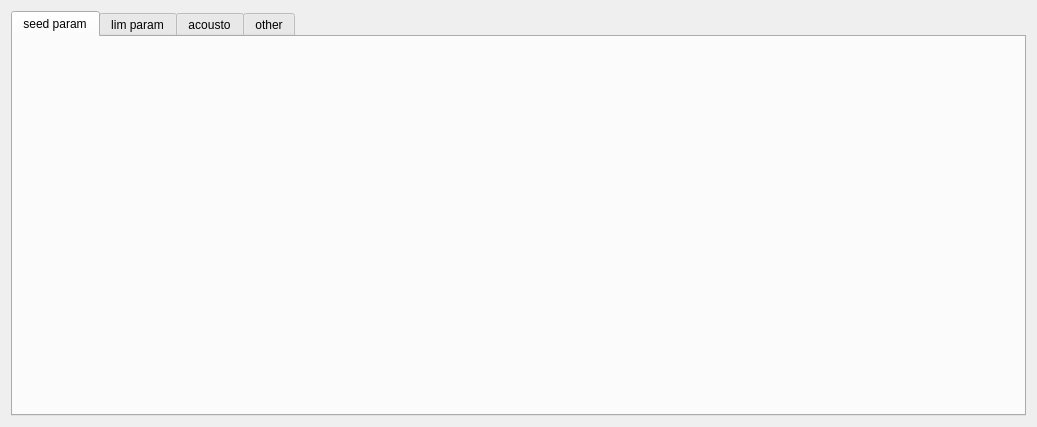
<?xml version="1.0" encoding="UTF-8"?>
<ui version="4.0">
 <class>mHighestWdt</class>
 <widget class="QWidget" name="mHighestWdt">
  <property name="geometry">
   <rect>
    <x>0</x>
    <y>0</y>
    <width>1037</width>
    <height>427</height>
   </rect>
  </property>
  <property name="windowTitle">
   <string>Form</string>
  </property>
  <layout class="QGridLayout" name="gridLayout">
   <item row="0" column="0">
    <widget class="QTabWidget" name="mHighTabWdt">
     <property name="currentIndex">
      <number>0</number>
     </property>
     <widget class="mSeedparamWdt" name="mSeedTab">
      <attribute name="title">
       <string>seed param</string>
      </attribute>
     </widget>
     <widget class="QWidget" name="mLimTab">
      <attribute name="title">
       <string>lim param</string>
      </attribute>
      <layout class="QHBoxLayout" name="horizontalLayout">
       <property name="topMargin">
        <number>0</number>
       </property>
       <property name="bottomMargin">
        <number>10</number>
       </property>
       <item>
        <layout class="QGridLayout" name="gridLayout_2">
         <property name="topMargin">
          <number>10</number>
         </property>
         <property name="horizontalSpacing">
          <number>25</number>
         </property>
         <property name="verticalSpacing">
          <number>7</number>
         </property>
         <item row="2" column="2">
          <widget class="QDoubleSpinBox" name="mDl2Change">
           <property name="sizePolicy">
            <sizepolicy hsizetype="Preferred" vsizetype="Preferred">
             <horstretch>0</horstretch>
             <verstretch>0</verstretch>
            </sizepolicy>
           </property>
           <property name="minimumSize">
            <size>
             <width>220</width>
             <height>40</height>
            </size>
           </property>
           <property name="maximumSize">
            <size>
             <width>220</width>
             <height>50</height>
            </size>
           </property>
           <property name="suffix">
            <string>A</string>
           </property>
           <property name="maximum">
            <double>20.000000000000000</double>
           </property>
           <property name="singleStep">
            <double>0.010000000000000</double>
           </property>
          </widget>
         </item>
         <item row="1" column="0">
          <widget class="QLabel" name="label_5">
           <property name="maximumSize">
            <size>
             <width>120</width>
             <height>16777215</height>
            </size>
           </property>
           <property name="text">
            <string>dl lim1</string>
           </property>
           <property name="alignment">
            <set>Qt::AlignRight|Qt::AlignTrailing|Qt::AlignVCenter</set>
           </property>
          </widget>
         </item>
         <item row="5" column="0">
          <widget class="QLabel" name="label_4">
           <property name="maximumSize">
            <size>
             <width>120</width>
             <height>16777215</height>
            </size>
           </property>
           <property name="text">
            <string>dl lim5</string>
           </property>
           <property name="alignment">
            <set>Qt::AlignRight|Qt::AlignTrailing|Qt::AlignVCenter</set>
           </property>
          </widget>
         </item>
         <item row="6" column="1">
          <widget class="QPushButton" name="mDlSetBtn">
           <property name="sizePolicy">
            <sizepolicy hsizetype="Preferred" vsizetype="Preferred">
             <horstretch>0</horstretch>
             <verstretch>0</verstretch>
            </sizepolicy>
           </property>
           <property name="minimumSize">
            <size>
             <width>0</width>
             <height>55</height>
            </size>
           </property>
           <property name="maximumSize">
            <size>
             <width>16777215</width>
             <height>55</height>
            </size>
           </property>
           <property name="text">
            <string>set</string>
           </property>
          </widget>
         </item>
         <item row="1" column="1">
          <widget class="QDoubleSpinBox" name="mDl1Val">
           <property name="sizePolicy">
            <sizepolicy hsizetype="Preferred" vsizetype="Preferred">
             <horstretch>0</horstretch>
             <verstretch>0</verstretch>
            </sizepolicy>
           </property>
           <property name="minimumSize">
            <size>
             <width>220</width>
             <height>40</height>
            </size>
           </property>
           <property name="maximumSize">
            <size>
             <width>220</width>
             <height>50</height>
            </size>
           </property>
           <property name="readOnly">
            <bool>true</bool>
           </property>
           <property name="buttonSymbols">
            <enum>QAbstractSpinBox::NoButtons</enum>
           </property>
           <property name="suffix">
            <string>A</string>
           </property>
           <property name="maximum">
            <double>20.000000000000000</double>
           </property>
           <property name="singleStep">
            <double>0.010000000000000</double>
           </property>
          </widget>
         </item>
         <item row="2" column="0">
          <widget class="QLabel" name="label">
           <property name="maximumSize">
            <size>
             <width>120</width>
             <height>16777215</height>
            </size>
           </property>
           <property name="text">
            <string>dl lim2</string>
           </property>
           <property name="alignment">
            <set>Qt::AlignRight|Qt::AlignTrailing|Qt::AlignVCenter</set>
           </property>
          </widget>
         </item>
         <item row="3" column="2">
          <widget class="QDoubleSpinBox" name="mDl3Change">
           <property name="sizePolicy">
            <sizepolicy hsizetype="Preferred" vsizetype="Preferred">
             <horstretch>0</horstretch>
             <verstretch>0</verstretch>
            </sizepolicy>
           </property>
           <property name="minimumSize">
            <size>
             <width>220</width>
             <height>40</height>
            </size>
           </property>
           <property name="maximumSize">
            <size>
             <width>220</width>
             <height>50</height>
            </size>
           </property>
           <property name="suffix">
            <string>A</string>
           </property>
           <property name="maximum">
            <double>20.000000000000000</double>
           </property>
           <property name="singleStep">
            <double>0.010000000000000</double>
           </property>
          </widget>
         </item>
         <item row="5" column="1">
          <widget class="QDoubleSpinBox" name="mDl5Val">
           <property name="sizePolicy">
            <sizepolicy hsizetype="Preferred" vsizetype="Preferred">
             <horstretch>0</horstretch>
             <verstretch>0</verstretch>
            </sizepolicy>
           </property>
           <property name="minimumSize">
            <size>
             <width>220</width>
             <height>40</height>
            </size>
           </property>
           <property name="maximumSize">
            <size>
             <width>220</width>
             <height>50</height>
            </size>
           </property>
           <property name="readOnly">
            <bool>true</bool>
           </property>
           <property name="buttonSymbols">
            <enum>QAbstractSpinBox::NoButtons</enum>
           </property>
           <property name="suffix">
            <string>A</string>
           </property>
           <property name="maximum">
            <double>20.000000000000000</double>
           </property>
           <property name="singleStep">
            <double>0.010000000000000</double>
           </property>
          </widget>
         </item>
         <item row="4" column="2">
          <widget class="QDoubleSpinBox" name="mDl4Change">
           <property name="sizePolicy">
            <sizepolicy hsizetype="Preferred" vsizetype="Preferred">
             <horstretch>0</horstretch>
             <verstretch>0</verstretch>
            </sizepolicy>
           </property>
           <property name="minimumSize">
            <size>
             <width>220</width>
             <height>40</height>
            </size>
           </property>
           <property name="maximumSize">
            <size>
             <width>220</width>
             <height>50</height>
            </size>
           </property>
           <property name="suffix">
            <string>A</string>
           </property>
           <property name="maximum">
            <double>20.000000000000000</double>
           </property>
           <property name="singleStep">
            <double>0.010000000000000</double>
           </property>
          </widget>
         </item>
         <item row="4" column="0">
          <widget class="QLabel" name="label_3">
           <property name="maximumSize">
            <size>
             <width>120</width>
             <height>16777215</height>
            </size>
           </property>
           <property name="text">
            <string>dl lim4</string>
           </property>
           <property name="alignment">
            <set>Qt::AlignRight|Qt::AlignTrailing|Qt::AlignVCenter</set>
           </property>
          </widget>
         </item>
         <item row="5" column="3">
          <widget class="QLabel" name="label_9">
           <property name="maximumSize">
            <size>
             <width>120</width>
             <height>16777215</height>
            </size>
           </property>
           <property name="text">
            <string>max</string>
           </property>
           <property name="alignment">
            <set>Qt::AlignRight|Qt::AlignTrailing|Qt::AlignVCenter</set>
           </property>
          </widget>
         </item>
         <item row="6" column="4">
          <widget class="QComboBox" name="mFreqVer">
           <property name="sizePolicy">
            <sizepolicy hsizetype="Preferred" vsizetype="Preferred">
             <horstretch>0</horstretch>
             <verstretch>0</verstretch>
            </sizepolicy>
           </property>
           <property name="minimumSize">
            <size>
             <width>220</width>
             <height>40</height>
            </size>
           </property>
           <property name="maximumSize">
            <size>
             <width>220</width>
             <height>50</height>
            </size>
           </property>
           <item>
            <property name="text">
             <string>3.0</string>
            </property>
           </item>
           <item>
            <property name="text">
             <string>3.1</string>
            </property>
           </item>
          </widget>
         </item>
         <item row="5" column="4">
          <widget class="QComboBox" name="mBurstMax">
           <property name="sizePolicy">
            <sizepolicy hsizetype="Preferred" vsizetype="Preferred">
             <horstretch>0</horstretch>
             <verstretch>0</verstretch>
            </sizepolicy>
           </property>
           <property name="minimumSize">
            <size>
             <width>220</width>
             <height>40</height>
            </size>
           </property>
           <property name="maximumSize">
            <size>
             <width>220</width>
             <height>50</height>
            </size>
           </property>
           <item>
            <property name="text">
             <string>1</string>
            </property>
           </item>
           <item>
            <property name="text">
             <string>2</string>
            </property>
           </item>
           <item>
            <property name="text">
             <string>3</string>
            </property>
           </item>
           <item>
            <property name="text">
             <string>4</string>
            </property>
           </item>
           <item>
            <property name="text">
             <string>5</string>
            </property>
           </item>
           <item>
            <property name="text">
             <string>6</string>
            </property>
           </item>
           <item>
            <property name="text">
             <string>7</string>
            </property>
           </item>
           <item>
            <property name="text">
             <string>8</string>
            </property>
           </item>
           <item>
            <property name="text">
             <string>9</string>
            </property>
           </item>
           <item>
            <property name="text">
             <string>10</string>
            </property>
           </item>
           <item>
            <property name="text">
             <string>11</string>
            </property>
           </item>
           <item>
            <property name="text">
             <string>12</string>
            </property>
           </item>
           <item>
            <property name="text">
             <string>13</string>
            </property>
           </item>
           <item>
            <property name="text">
             <string>14</string>
            </property>
           </item>
           <item>
            <property name="text">
             <string>15</string>
            </property>
           </item>
           <item>
            <property name="text">
             <string>16</string>
            </property>
           </item>
           <item>
            <property name="text">
             <string>17</string>
            </property>
           </item>
           <item>
            <property name="text">
             <string>18</string>
            </property>
           </item>
           <item>
            <property name="text">
             <string>19</string>
            </property>
           </item>
           <item>
            <property name="text">
             <string>20</string>
            </property>
           </item>
          </widget>
         </item>
         <item row="3" column="0">
          <widget class="QLabel" name="label_2">
           <property name="maximumSize">
            <size>
             <width>120</width>
             <height>16777215</height>
            </size>
           </property>
           <property name="text">
            <string>dl lim3</string>
           </property>
           <property name="alignment">
            <set>Qt::AlignRight|Qt::AlignTrailing|Qt::AlignVCenter</set>
           </property>
          </widget>
         </item>
         <item row="5" column="2">
          <widget class="QDoubleSpinBox" name="mDl5Change">
           <property name="sizePolicy">
            <sizepolicy hsizetype="Preferred" vsizetype="Preferred">
             <horstretch>0</horstretch>
             <verstretch>0</verstretch>
            </sizepolicy>
           </property>
           <property name="minimumSize">
            <size>
             <width>220</width>
             <height>40</height>
            </size>
           </property>
           <property name="maximumSize">
            <size>
             <width>220</width>
             <height>50</height>
            </size>
           </property>
           <property name="suffix">
            <string>A</string>
           </property>
           <property name="maximum">
            <double>20.000000000000000</double>
           </property>
           <property name="singleStep">
            <double>0.010000000000000</double>
           </property>
          </widget>
         </item>
         <item row="1" column="4">
          <widget class="QSpinBox" name="mFreqMin">
           <property name="sizePolicy">
            <sizepolicy hsizetype="Preferred" vsizetype="Preferred">
             <horstretch>0</horstretch>
             <verstretch>0</verstretch>
            </sizepolicy>
           </property>
           <property name="minimumSize">
            <size>
             <width>220</width>
             <height>40</height>
            </size>
           </property>
           <property name="maximumSize">
            <size>
             <width>220</width>
             <height>50</height>
            </size>
           </property>
           <property name="suffix">
            <string>kHz</string>
           </property>
           <property name="minimum">
            <number>10</number>
           </property>
           <property name="maximum">
            <number>6000</number>
           </property>
           <property name="singleStep">
            <number>10</number>
           </property>
          </widget>
         </item>
         <item row="0" column="3">
          <widget class="QLabel" name="label_11">
           <property name="maximumSize">
            <size>
             <width>120</width>
             <height>50</height>
            </size>
           </property>
           <property name="text">
            <string>freq</string>
           </property>
           <property name="alignment">
            <set>Qt::AlignRight|Qt::AlignTrailing|Qt::AlignVCenter</set>
           </property>
          </widget>
         </item>
         <item row="0" column="0">
          <widget class="QLabel" name="label_10">
           <property name="maximumSize">
            <size>
             <width>120</width>
             <height>50</height>
            </size>
           </property>
           <property name="text">
            <string>dianliu</string>
           </property>
           <property name="alignment">
            <set>Qt::AlignRight|Qt::AlignTrailing|Qt::AlignVCenter</set>
           </property>
          </widget>
         </item>
         <item row="4" column="3">
          <widget class="QLabel" name="label_6">
           <property name="maximumSize">
            <size>
             <width>120</width>
             <height>16777215</height>
            </size>
           </property>
           <property name="text">
            <string>min</string>
           </property>
           <property name="alignment">
            <set>Qt::AlignRight|Qt::AlignTrailing|Qt::AlignVCenter</set>
           </property>
          </widget>
         </item>
         <item row="3" column="1">
          <widget class="QDoubleSpinBox" name="mDl3Val">
           <property name="sizePolicy">
            <sizepolicy hsizetype="Preferred" vsizetype="Preferred">
             <horstretch>0</horstretch>
             <verstretch>0</verstretch>
            </sizepolicy>
           </property>
           <property name="minimumSize">
            <size>
             <width>220</width>
             <height>40</height>
            </size>
           </property>
           <property name="maximumSize">
            <size>
             <width>220</width>
             <height>50</height>
            </size>
           </property>
           <property name="readOnly">
            <bool>true</bool>
           </property>
           <property name="buttonSymbols">
            <enum>QAbstractSpinBox::NoButtons</enum>
           </property>
           <property name="suffix">
            <string>A</string>
           </property>
           <property name="maximum">
            <double>20.000000000000000</double>
           </property>
           <property name="singleStep">
            <double>0.010000000000000</double>
           </property>
          </widget>
         </item>
         <item row="6" column="3">
          <widget class="QLabel" name="label_13">
           <property name="minimumSize">
            <size>
             <width>140</width>
             <height>0</height>
            </size>
           </property>
           <property name="text">
            <string>FreqVer</string>
           </property>
           <property name="alignment">
            <set>Qt::AlignRight|Qt::AlignTrailing|Qt::AlignVCenter</set>
           </property>
          </widget>
         </item>
         <item row="1" column="3">
          <widget class="QLabel" name="label_8">
           <property name="maximumSize">
            <size>
             <width>120</width>
             <height>16777215</height>
            </size>
           </property>
           <property name="text">
            <string>min</string>
           </property>
           <property name="alignment">
            <set>Qt::AlignRight|Qt::AlignTrailing|Qt::AlignVCenter</set>
           </property>
          </widget>
         </item>
         <item row="4" column="1">
          <widget class="QDoubleSpinBox" name="mDlVal4">
           <property name="sizePolicy">
            <sizepolicy hsizetype="Preferred" vsizetype="Preferred">
             <horstretch>0</horstretch>
             <verstretch>0</verstretch>
            </sizepolicy>
           </property>
           <property name="minimumSize">
            <size>
             <width>220</width>
             <height>40</height>
            </size>
           </property>
           <property name="maximumSize">
            <size>
             <width>220</width>
             <height>50</height>
            </size>
           </property>
           <property name="readOnly">
            <bool>true</bool>
           </property>
           <property name="buttonSymbols">
            <enum>QAbstractSpinBox::NoButtons</enum>
           </property>
           <property name="suffix">
            <string>A</string>
           </property>
           <property name="maximum">
            <double>20.000000000000000</double>
           </property>
           <property name="singleStep">
            <double>0.010000000000000</double>
           </property>
          </widget>
         </item>
         <item row="4" column="4">
          <widget class="QComboBox" name="mBurstMin">
           <property name="sizePolicy">
            <sizepolicy hsizetype="Preferred" vsizetype="Preferred">
             <horstretch>0</horstretch>
             <verstretch>0</verstretch>
            </sizepolicy>
           </property>
           <property name="minimumSize">
            <size>
             <width>220</width>
             <height>40</height>
            </size>
           </property>
           <property name="maximumSize">
            <size>
             <width>220</width>
             <height>50</height>
            </size>
           </property>
           <item>
            <property name="text">
             <string>1</string>
            </property>
           </item>
           <item>
            <property name="text">
             <string>2</string>
            </property>
           </item>
           <item>
            <property name="text">
             <string>3</string>
            </property>
           </item>
           <item>
            <property name="text">
             <string>4</string>
            </property>
           </item>
           <item>
            <property name="text">
             <string>5</string>
            </property>
           </item>
           <item>
            <property name="text">
             <string>6</string>
            </property>
           </item>
           <item>
            <property name="text">
             <string>7</string>
            </property>
           </item>
           <item>
            <property name="text">
             <string>8</string>
            </property>
           </item>
           <item>
            <property name="text">
             <string>9</string>
            </property>
           </item>
           <item>
            <property name="text">
             <string>10</string>
            </property>
           </item>
           <item>
            <property name="text">
             <string>11</string>
            </property>
           </item>
           <item>
            <property name="text">
             <string>12</string>
            </property>
           </item>
           <item>
            <property name="text">
             <string>13</string>
            </property>
           </item>
           <item>
            <property name="text">
             <string>14</string>
            </property>
           </item>
           <item>
            <property name="text">
             <string>15</string>
            </property>
           </item>
           <item>
            <property name="text">
             <string>16</string>
            </property>
           </item>
           <item>
            <property name="text">
             <string>17</string>
            </property>
           </item>
           <item>
            <property name="text">
             <string>18</string>
            </property>
           </item>
           <item>
            <property name="text">
             <string>19</string>
            </property>
           </item>
           <item>
            <property name="text">
             <string>20</string>
            </property>
           </item>
          </widget>
         </item>
         <item row="6" column="2">
          <widget class="QPushButton" name="mDlResetBtn">
           <property name="sizePolicy">
            <sizepolicy hsizetype="Preferred" vsizetype="Preferred">
             <horstretch>0</horstretch>
             <verstretch>0</verstretch>
            </sizepolicy>
           </property>
           <property name="minimumSize">
            <size>
             <width>0</width>
             <height>55</height>
            </size>
           </property>
           <property name="maximumSize">
            <size>
             <width>16777215</width>
             <height>55</height>
            </size>
           </property>
           <property name="text">
            <string>reset</string>
           </property>
          </widget>
         </item>
         <item row="1" column="2">
          <widget class="QDoubleSpinBox" name="mDl1Change">
           <property name="sizePolicy">
            <sizepolicy hsizetype="Preferred" vsizetype="Preferred">
             <horstretch>0</horstretch>
             <verstretch>0</verstretch>
            </sizepolicy>
           </property>
           <property name="minimumSize">
            <size>
             <width>220</width>
             <height>40</height>
            </size>
           </property>
           <property name="maximumSize">
            <size>
             <width>220</width>
             <height>50</height>
            </size>
           </property>
           <property name="suffix">
            <string>A</string>
           </property>
           <property name="maximum">
            <double>20.000000000000000</double>
           </property>
           <property name="singleStep">
            <double>0.010000000000000</double>
           </property>
          </widget>
         </item>
         <item row="2" column="1">
          <widget class="QDoubleSpinBox" name="mDl2Val">
           <property name="sizePolicy">
            <sizepolicy hsizetype="Preferred" vsizetype="Preferred">
             <horstretch>0</horstretch>
             <verstretch>0</verstretch>
            </sizepolicy>
           </property>
           <property name="minimumSize">
            <size>
             <width>220</width>
             <height>40</height>
            </size>
           </property>
           <property name="maximumSize">
            <size>
             <width>220</width>
             <height>50</height>
            </size>
           </property>
           <property name="readOnly">
            <bool>true</bool>
           </property>
           <property name="buttonSymbols">
            <enum>QAbstractSpinBox::NoButtons</enum>
           </property>
           <property name="suffix">
            <string>A</string>
           </property>
           <property name="maximum">
            <double>20.000000000000000</double>
           </property>
           <property name="singleStep">
            <double>0.010000000000000</double>
           </property>
          </widget>
         </item>
         <item row="2" column="4">
          <widget class="QSpinBox" name="mFreqMax">
           <property name="sizePolicy">
            <sizepolicy hsizetype="Preferred" vsizetype="Preferred">
             <horstretch>0</horstretch>
             <verstretch>0</verstretch>
            </sizepolicy>
           </property>
           <property name="minimumSize">
            <size>
             <width>220</width>
             <height>40</height>
            </size>
           </property>
           <property name="maximumSize">
            <size>
             <width>220</width>
             <height>50</height>
            </size>
           </property>
           <property name="suffix">
            <string>kHz</string>
           </property>
           <property name="minimum">
            <number>10</number>
           </property>
           <property name="maximum">
            <number>6000</number>
           </property>
           <property name="singleStep">
            <number>10</number>
           </property>
          </widget>
         </item>
         <item row="3" column="3">
          <widget class="QLabel" name="label_12">
           <property name="maximumSize">
            <size>
             <width>120</width>
             <height>16777215</height>
            </size>
           </property>
           <property name="text">
            <string>Burst</string>
           </property>
           <property name="alignment">
            <set>Qt::AlignRight|Qt::AlignTrailing|Qt::AlignVCenter</set>
           </property>
          </widget>
         </item>
         <item row="2" column="3">
          <widget class="QLabel" name="label_7">
           <property name="maximumSize">
            <size>
             <width>120</width>
             <height>16777215</height>
            </size>
           </property>
           <property name="text">
            <string>max</string>
           </property>
           <property name="alignment">
            <set>Qt::AlignRight|Qt::AlignTrailing|Qt::AlignVCenter</set>
           </property>
          </widget>
         </item>
        </layout>
       </item>
      </layout>
     </widget>
     <widget class="macoustoParam" name="mAcoustoTab">
      <attribute name="title">
       <string>acousto</string>
      </attribute>
     </widget>
     <widget class="mOtherWdt" name="mOtherTab">
      <attribute name="title">
       <string>other</string>
      </attribute>
     </widget>
    </widget>
   </item>
  </layout>
 </widget>
 <customwidgets>
  <customwidget>
   <class>mSeedparamWdt</class>
   <extends>QWidget</extends>
   <header>mseedparamwdt.h</header>
   <container>1</container>
  </customwidget>
  <customwidget>
   <class>macoustoParam</class>
   <extends>QWidget</extends>
   <header>macoustoparam.h</header>
   <container>1</container>
  </customwidget>
  <customwidget>
   <class>mOtherWdt</class>
   <extends>QWidget</extends>
   <header>motherwdt.h</header>
   <container>1</container>
  </customwidget>
 </customwidgets>
 <resources/>
 <connections/>
</ui>
